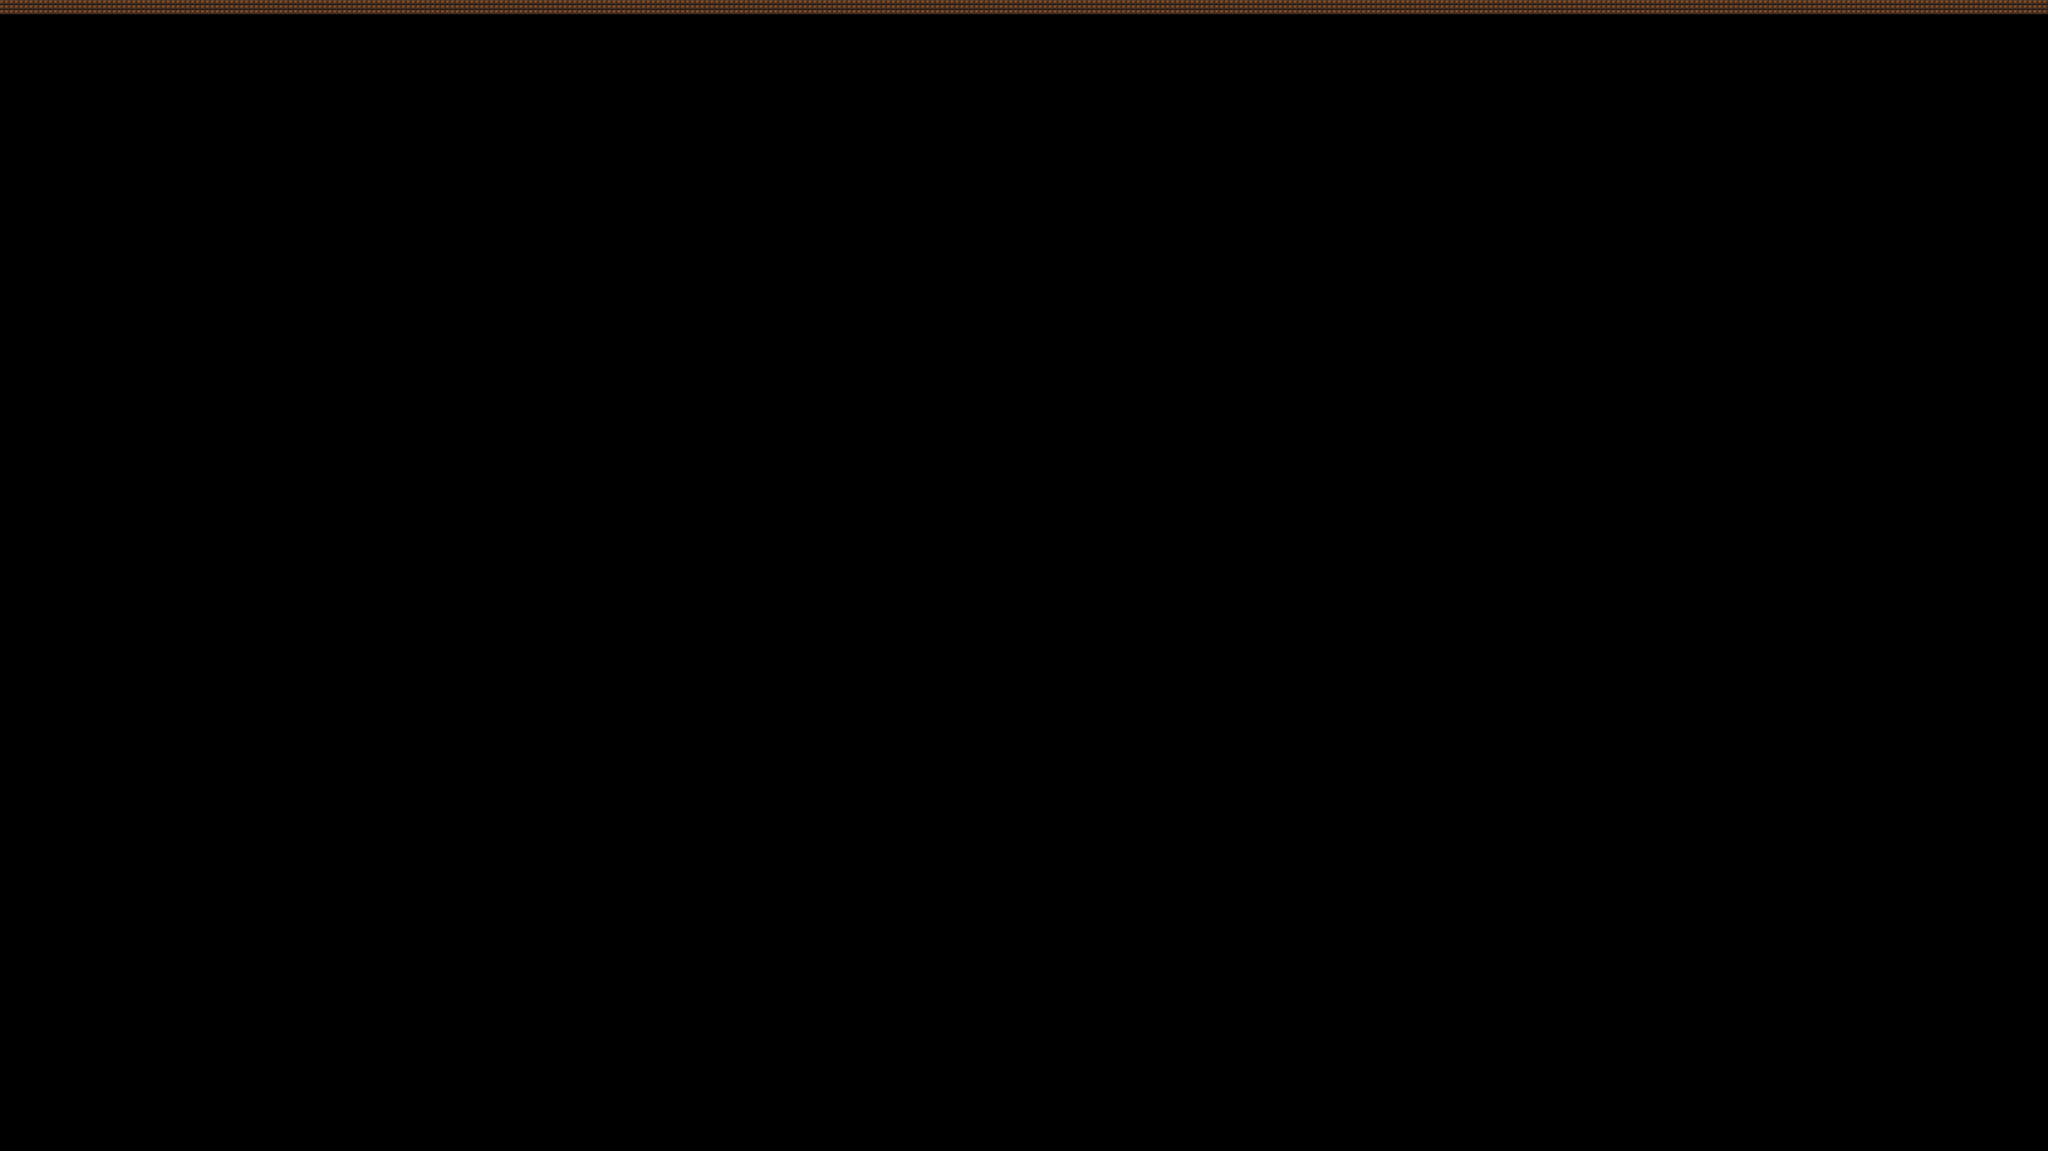

A 2D game scene composited from a Tiled map and its tileset images. What follows is a short description and the map's XML, with each tile layer's data collapsed to a summary:
An orthogonal 418x235 tile map with 16x16 px tiles, 2 tile layers (ground, collision).

<map version="1.10" tiledversion="1.10.2" orientation="orthogonal" renderorder="right-down" width="418" height="235" tilewidth="16" tileheight="16" infinite="0" nextlayerid="3" nextobjectid="1">
 <tileset firstgid="1" name="hunt-arena-exame-chunin" tilewidth="16" tileheight="16" tilecount="1" columns="1">
  <image source="hunt-arena-exame-chunin.png" width="6688" height="3764" />
 </tileset>
 <layer id="1" name="ground" width="418" height="235">
  <data>[98230 cells, 0 non-empty, 0 distinct tile ids]</data>
 </layer>
 <layer id="2" name="collision" width="418" height="235">
  <data>[98230 cells, 1254 non-empty, 1 distinct tile ids]</data>
 </layer>
</map>
